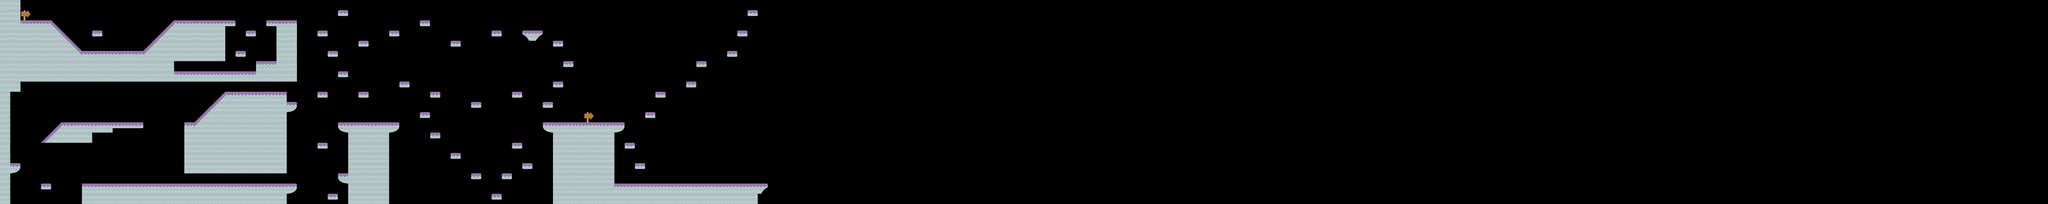

The image is a tile-based game level rendered from a .tmx file. Its description and source (layers, tilesets, objects; grid data summarised) follow:
An orthogonal 200x20 tile map with 70x70 px tiles, 1 tile layer (Collision), 4 tilesets and 8 objects.

<map version="1.0" orientation="orthogonal" renderorder="right-down" width="200" height="20" tilewidth="70" tileheight="70">
 <tileset firstgid="1" name="tiles" tilewidth="70" tileheight="70" spacing="2">
  <image source="tiles.png" width="914" height="936" />
  <tile id="26">
   <properties>
    <property name="points" value="0,0 1,0 1,0.5 0,0.5" />
   </properties>
  </tile>
  <tile id="30">
   <properties>
    <property name="points" value="0,0 1,1 0,1" />
   </properties>
  </tile>
  <tile id="40">
   <properties>
    <property name="sensor" value="true" />
   </properties>
  </tile>
  <tile id="42">
   <properties>
    <property name="points" value="0,1 1,0 1,1" />
   </properties>
  </tile>
  <tile id="64">
   <properties>
    <property name="sensor" value="true" />
   </properties>
  </tile>
  <tile id="144">
   <properties>
    <property name="Class" value="ShipPartSpawnPoint" />
    <property name="sensor" value="true" />
   </properties>
  </tile>
 </tileset>
 <tileset firstgid="157" name="player" tilewidth="72" tileheight="97">
  <image source="player.png" trans="ff00ff" width="7201" height="98" />
  <tile id="0">
   <properties>
    <property name="Class" value="Player" />
   </properties>
  </tile>
 </tileset>
 <tileset firstgid="257" name="shipParts" tilewidth="51" tileheight="43">
  <image source="shipParts.png" trans="ff00ff" width="51" height="43" />
  <tile id="0">
   <properties>
    <property name="Class" value="ShipPart" />
   </properties>
  </tile>
 </tileset>
 <tileset firstgid="258" name="shipsCombined" tilewidth="164" tileheight="216">
  <image source="shipsCombined.png" trans="ff00ff" width="1440" height="216" />
  <tile id="6">
   <properties>
    <property name="Class" value="Ship" />
   </properties>
  </tile>
 </tileset>
 <layer name="Collision" width="200" height="20">
  <properties>
   <property name="collision" value="true" />
  </properties>
  <data>[4000 cells, 432 non-empty, 15 distinct tile ids]</data>
 </layer>
 <objectgroup name="Sprites">
  <object gid="157" x="241" y="135" />
  <object gid="257" x="3373" y="1326" />
  <object gid="257" x="80" y="1118" />
  <object gid="257" x="1215" y="480" />
  <object gid="257" x="2317" y="1186" />
  <object gid="257" x="3616" y="207" />
  <object gid="257" x="5118" y="65" />
  <object gid="264" x="818" y="351" />
 </objectgroup>
</map>
